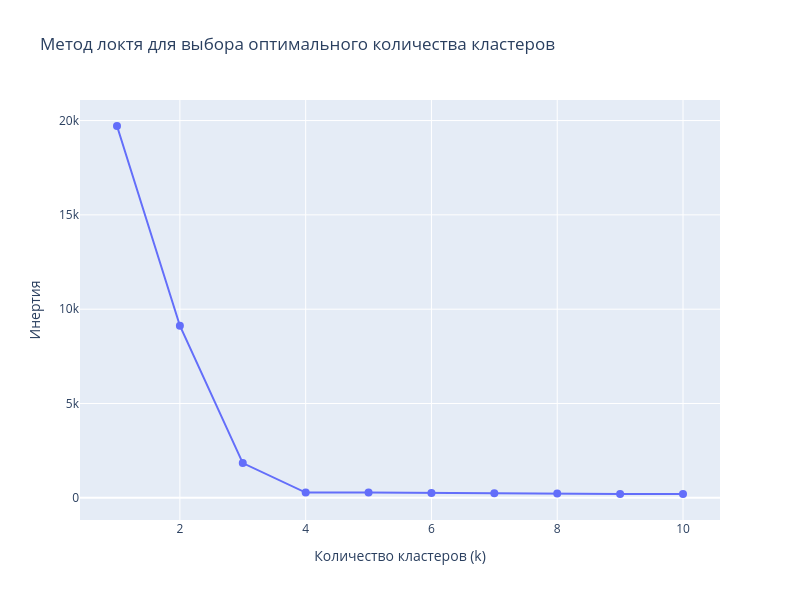

The cell this chart's notebook holds for it:
### Markdown cell above
# Метод K-means

### Code cell
elbow_trainer = kms.ElbowTrainerImpl(
    X=X,
    ks=range(1, 11),
    km_stopper=kms.KMeansIterationStoperItersCount(100),
)

elbow_results = elbow_trainer.train()

fig_elbow = go.Figure()

fig_elbow.add_trace(
    go.Scatter(
        x=[res['k'] for res in elbow_results],
        y=[res['inertia'] for res in elbow_results],
        mode='lines+markers',
        name='Инерция',
        marker=dict(size=8),
        line=dict(width=2)
    )
)

fig_elbow.update_layout(
    title='Метод локтя для выбора оптимального количества кластеров',
    xaxis_title='Количество кластеров (k)',
    yaxis_title='Инертия',
    width=800,
    height=600,
    hovermode='x unified',
    font=dict(size=12)
)

fig_elbow.show()

### Figure 1 — Plotly figure (JSON) as saved in the notebook; plotly's stock layout.template omitted (floating-point values rounded to 4 significant figures)
{"data": [{"line": {"width": 2}, "marker": {"size": 8}, "mode": "lines+markers", "name": "Инерция", "type": "scatter", "x": [1, 2, 3, 4, 5, 6, 7, 8, 9, 10], "y": [19710.0, 9126.0, 1841.0, 277.5, 277.5, 251.0, 240.4, 225.7, 203.0, 203.0]}], "layout": {"font": {"size": 12}, "height": 600, "hovermode": "x unified", "title": {"text": "Метод локтя для выбора оптимального количества кластеров"}, "width": 800, "xaxis": {"title": {"text": "Количество кластеров (k)"}}, "yaxis": {"title": {"text": "Инертия"}}}}
